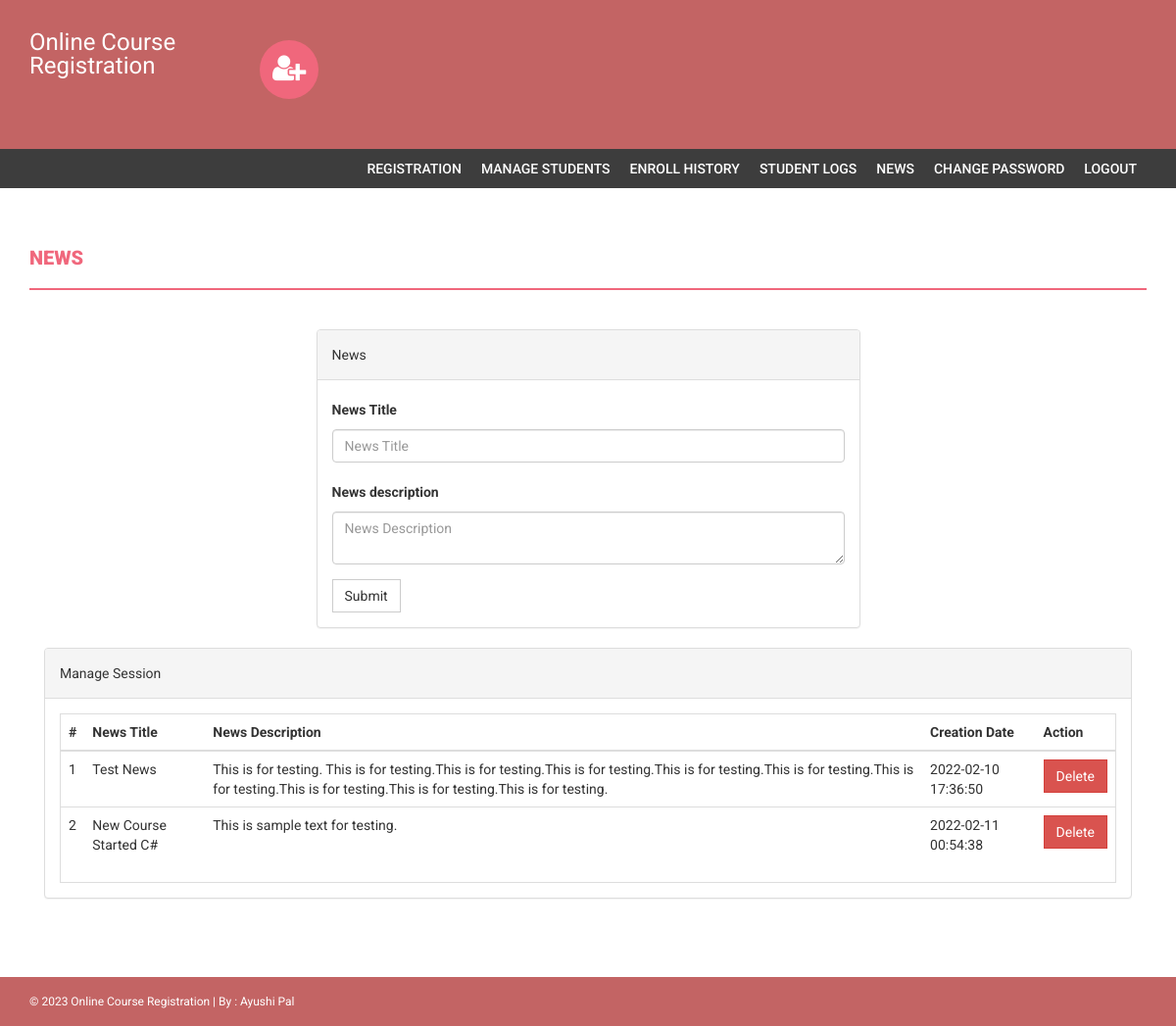
Before: /onlinecourse/admin/news.php (signed in) with the older database file.
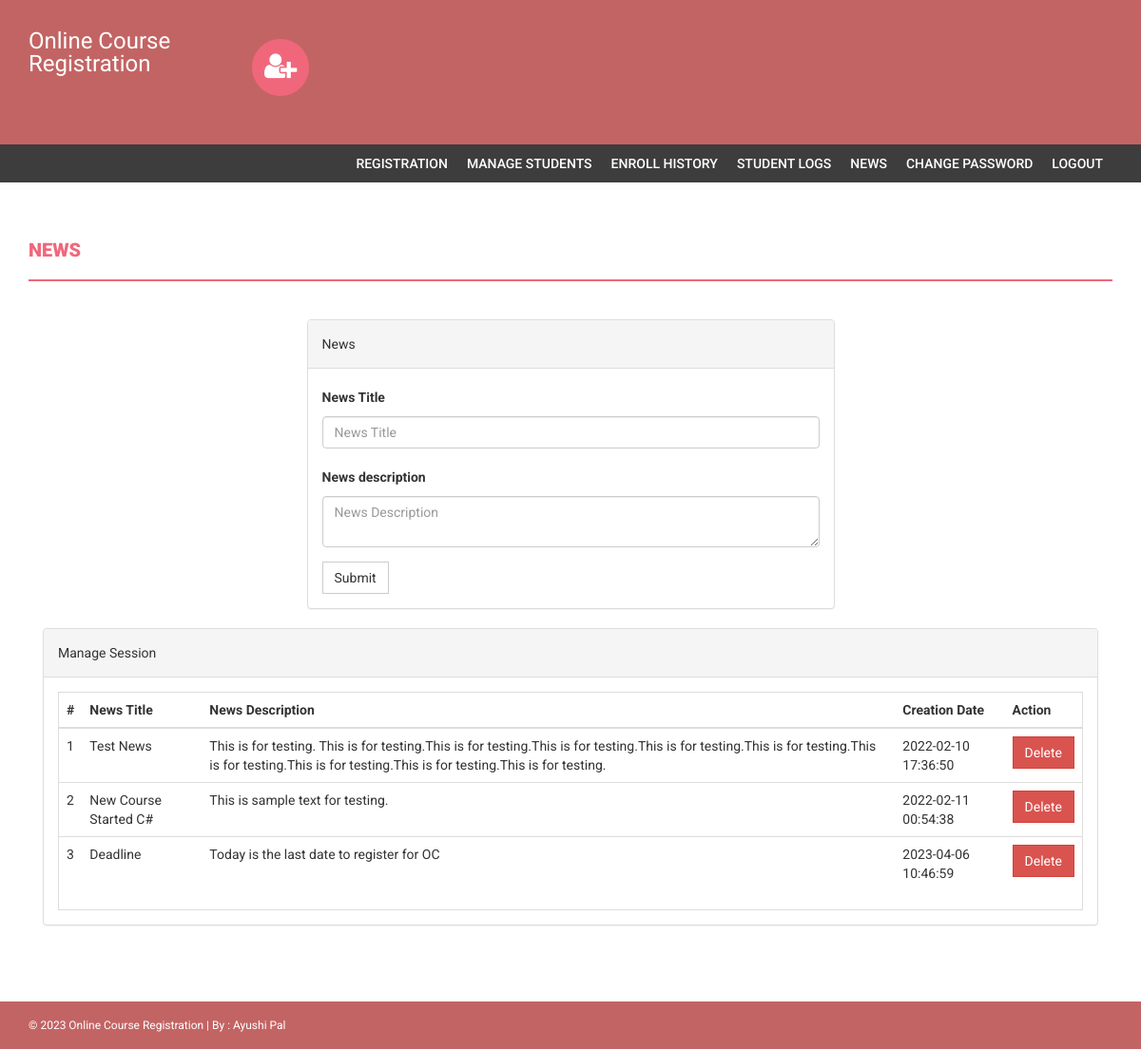
After: the same page with the newer database file.
### tables this page shows
CREATE TABLE `news` (
  `id` int(11) NOT NULL,
  `newstitle` varchar(255) DEFAULT NULL,
  `newsDescription` mediumtext DEFAULT NULL,
  `postingDate` timestamp NULL DEFAULT current_timestamp()
);

### onlinecourse/admin/news.php (the view, shortened to what this page needs)
<?php
if(strlen($_SESSION['alogin'])==0)
    {
header('location:index.php');
}else{
?>
<!DOCTYPE html>
<html xmlns="http://www.w3.org/1999/xhtml">
<head>
    <link href="../assets/css/bootstrap.css" rel="stylesheet" />
    <link href="../assets/css/font-awesome.css" rel="stylesheet" />
    <link href="../assets/css/style.css" rel="stylesheet" />
</head>
<body>
<?php include('includes/header.php');?>
<?php if($_SESSION['alogin']!="")
{
 include('includes/menubar.php');
}
 ?>
    <div class="content-wrapper">
        <div class="container">
              <div class="row">
                    <div class="col-md-12">
                        <h1 class="page-head-line">News  </h1>
                    </div>
                </div>
                <div class="row" >
                  <div class="col-md-3"></div>
                    <div class="col-md-6">
                        <div class="panel panel-default">
                        <div class="panel-heading">
                           News
                        </div>
                        <div class="panel-body">
                       <form name="dept" method="post">
   <div class="form-group">
    <label for="department">News Title </label>
    <input type="text" class="form-control" id="newstitle" name="newstitle" placeholder="News Title" required />
  </div>
     <div class="form-group">
    <label for="department">News description </label>
    <textarea class="form-control" id="description" name="description" placeholder="News Description" required></textarea>
  </div>
 <button type="submit" name="submit" class="btn btn-default">Submit</button>
</form>
                            </div>
                            </div>
                    </div>
                </div>
                <div class="col-md-12">
                    <div class="panel panel-default">
                        <div class="panel-heading">
                            Manage Session
                        </div>
                        <div class="panel-body">
                            <div class="table-responsive table-bordered">
                                <table class="table">
                                    <thead>
                                        <tr>
                                            <th>#</th>
                                            <th>News Title</th>
                                            <th>News Description</th>
                                            <th>Creation Date</th>
                                            <th>Action</th>
                                        </tr>
                                    </thead>
                                    <tbody>
<?php
$sql=mysqli_query($con,"select * from news");
$cnt=1;
while($row=mysqli_fetch_array($sql))
{
?>
                                        <tr>
                                            <td><?php echo $cnt;?></td>
                                            <td><?php echo htmlentities($row['newstitle']);?></td>
                                            <td><?php echo htmlentities($row['newsDescription']);?></td>
                                            <td><?php echo htmlentities($row['postingDate']);?></td>
                                            <td>
  <a href="news.php?id=<?php echo $row['id']?>&del=delete" onClick="return confirm('Are you sure you want to delete?')">
                                            <button class="btn btn-danger">Delete</button>
</a>
                                            </td>
                                        </tr>
<?php
$cnt++;
} ?>
                                    </tbody>
                                </table>
                            </div>
                        </div>
                    </div>
                </div>
            </div>
        </div>
  <?php include('../includes/footer.php');?>
</body>
</html>
<?php } ?>

Changed rows visible on the page:
added news: newstitle "Deadline", newsDescription "Today is the last date to register for OC", postingDate "2023-04-06 10:46:59"
